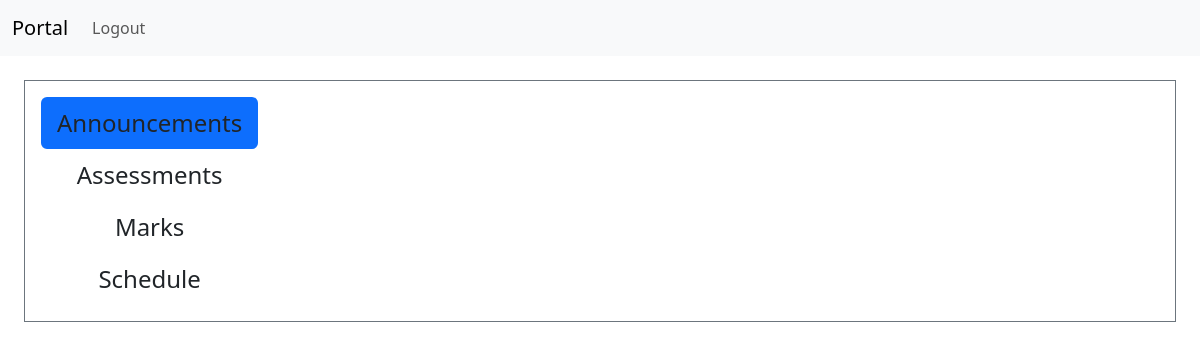
The page /portal/student/1 (signed in) on the database as committed earlier.
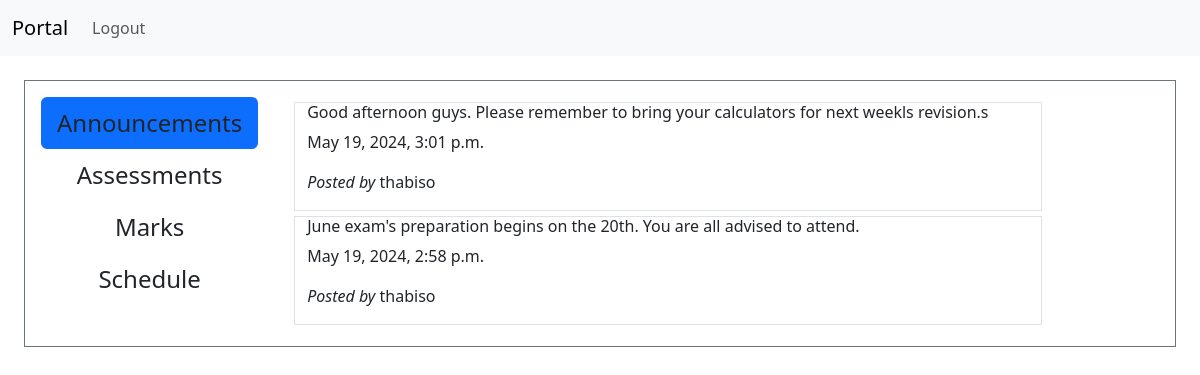
The same page on the database as committed later.
### front/models.py (models this page shows, shortened)
class Announcement(models.Model):
    content = models.CharField(max_length=432)
    poster = models.ForeignKey(User,on_delete=models.CASCADE,null=True,related_name="poster_announcement")
    date = models.DateTimeField(auto_now_add=True)

class User(AbstractUser):
    pass

### portal/views.py (the view)
# urls.py: path("student/<int:id>",views.student,name="student"),
def student(request,id):
    student_data = User.objects.get(pk=id)
    all_announcements = Announcement.objects.all().order_by("id").reverse()
    marks = Mark.objects.filter(student=request.user.id)
    return render(request, "portal/student.html", {
            "student_data": student_data,
            "all_announcements": all_announcements,
            "marks": marks,
        })

### front/models.py (called while the page is built)
    def __str__(self):
        return self.subject_name

### portal/templates/portal/student.html (shortened to what this page needs)
{% extends "portal/layout.html" %}
{% load static %}
{% block body %}
  <div class="d-flex align-items-start border border-secondary m-4 p-3">
    <div class="nav flex-column nav-pills me-3" id="v-pills-tab" role="tablist" aria-orientation="vertical">
      <button class="nav-link active fs-4 text-body" id="v-pills-home-tab" data-bs-toggle="pill" data-bs-target="#v-pills-home" type="button" role="tab" aria-controls="v-pills-home" aria-selected="true">Announcements</button>
      <button class="nav-link fs-4 text-body" id="v-pills-profile-tab" data-bs-toggle="pill" data-bs-target="#v-pills-profile" type="button" role="tab" aria-controls="v-pills-profile" aria-selected="false">Assessments</button>
      <button class="nav-link fs-4 text-body" id="v-pills-messages-tab" data-bs-toggle="pill" data-bs-target="#v-pills-messages" type="button" role="tab" aria-controls="v-pills-messages" aria-selected="false">Marks</button>
      <button class="nav-link fs-4 text-body" id="v-pills-settings-tab" data-bs-toggle="pill" data-bs-target="#v-pills-settings" type="button" role="tab" aria-controls="v-pills-settings" aria-selected="false">Schedule</button>
    </div>
    <div class="tab-content" id="v-pills-tabContent">
      <div class="tab-pane fade show active" id="v-pills-home" role="tabpanel" aria-labelledby="v-pills-home-tab">
        {% for announcement in all_announcements %}
          <div class="row announcement border">
            <h6 class="content">{{ announcement.content }}</h6>
            <p class="date">{{ announcement.date }}</p>
            <p class="username"><i>Posted by</i> {{ announcement.poster }}</p>
          </div>
        {% endfor %}
      </div>
    </div>
  </div>
{% endblock %}

### portal/templates/portal/layout.html (shortened to what this page needs)
{% load static %}
<!DOCTYPE html>
<html lang="en">
    <head>
        <link href="https://cdn.jsdelivr.net/npm/bootstrap@5.3.3/dist/css/bootstrap.min.css" rel="stylesheet">
        <link href="{% static 'portal/css/styles.css' %}" rel="stylesheet">
    </head>
    <body>
       <nav class="navbar navbar-expand-lg navbar-light bg-light">
        <div class="container-fluid">
          <a class="navbar-brand" href="#">Portal</a>
          <div class="collapse navbar-collapse" id="navbarNavAltMarkup">
            <div class="navbar-nav">
              <a class="nav-link" href="{% url 'portal:logout' %}">Logout</a>
            </div>
          </div>
        </div>
      </nav>
        <div class="body">
            {% block body %}
            {% endblock %}
        </div>
    </body>
</html>

### portal/static/portal/css/styles.css (style rules this page uses)
* { box-sizing: border-box }
.announcement { border: 0.1px solid grey; display: flex; justify-content: center; flex-direction: column; box-sizing: border-box; margin: 5px 20px; width: 100%; }

Rows that differ between the two databases and show on the page:
added Announcement: content "Good afternoon guys. Please remember to bring your calculators for next weekls revision.s", date "May 19, 2024, 3:01 p.m.", poster "thabiso"
added Announcement: content "June exam's preparation begins on the 20th. You are all advised to attend.", date "May 19, 2024, 2:58 p.m.", poster "thabiso"
